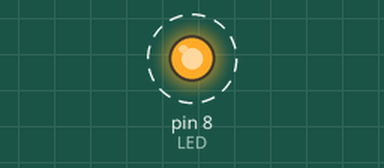
Recording of a program running on a simulated Raspberry Pi (header pin numbers). Shown: output pins drawn as LEDs (lit = HIGH). Dashed ring = blinking.

Above: at 0.2 s.
Timing chart, 0 to 3.0 s (numbered marks = the images above):
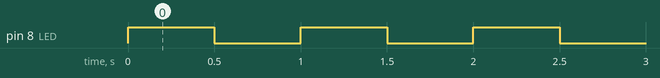

The program:

led_ex01.py
```python
import RPi.GPIO as GPIO
import time

GPIO.setmode(GPIO.BOARD)

LED = 8

GPIO.setup(LED, GPIO.OUT, initial=GPIO.LOW)

try:
	while True:
		GPIO.output(LED, GPIO.HIGH)
		time.sleep(0.5)

		GPIO.output(LED, GPIO.LOW)
		time.sleep(0.5)

except KeyBoardInterrupt:
	pass

GPIO.cleanup()
```

Measured:
- by itself, pin 8 (LED): alternates HIGH for 0.50 s and LOW for 0.50 s
